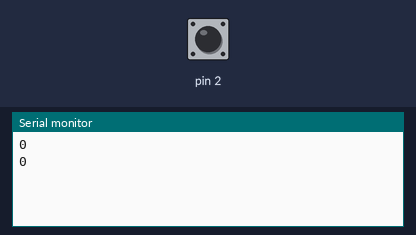
Simulated run of this sketch. Board: Arduino Uno, built with avr-gcc and run on an emulated ATmega328P. Shown: the last lines printed to the serial monitor. Inputs (shaded band) come from the test bench; at power-on: pin 2 HIGH.

Above: at 1.2 s.
1.3 s: pin 2 pulled LOW for 0.15 s
At 2.7 s:
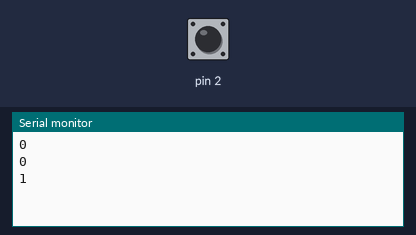
2.9 s: pin 2 pulled LOW for 1 s
At 4.5 s:
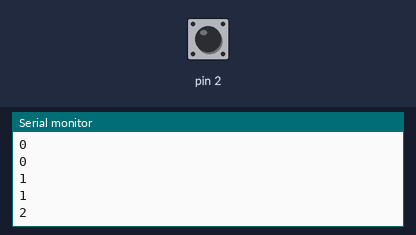
5.4 s: pin 2 pulled LOW for 0.15 s
At 6.8 s:
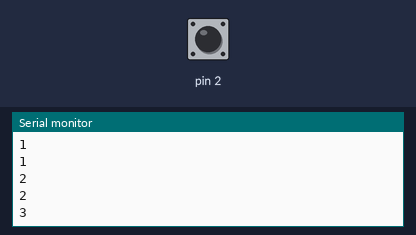
Timing chart, 0 to 8.4 s (numbered marks = the images above; inputs shaded):
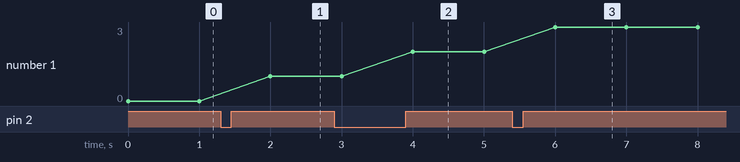

The sketch:

interrupt_test.ino
```cpp
volatile int a;

void ir(){
	a++;
}

void setup(){
	Serial.begin(115200);
	digitalWrite(2, HIGH);
	attachInterrupt(digitalPinToInterrupt(2), ir, RISING);
}

void loop(){
	Serial.println(a);
	delay(1000);
}
```

Measured:
- after the input at 1.3 s, the serial monitor: prints a new line after 0.70 s (image 1)
- after the input at 2.9 s, the serial monitor: prints a new line after 1.1 s (image 2)
- after the input at 5.4 s, the serial monitor: prints a new line after 0.60 s (image 3)
- plotted number 1: 0 → 1 after the input at 1.3 s, 1 → 2 after the input at 2.9 s, 2 → 3 after the input at 5.4 s
